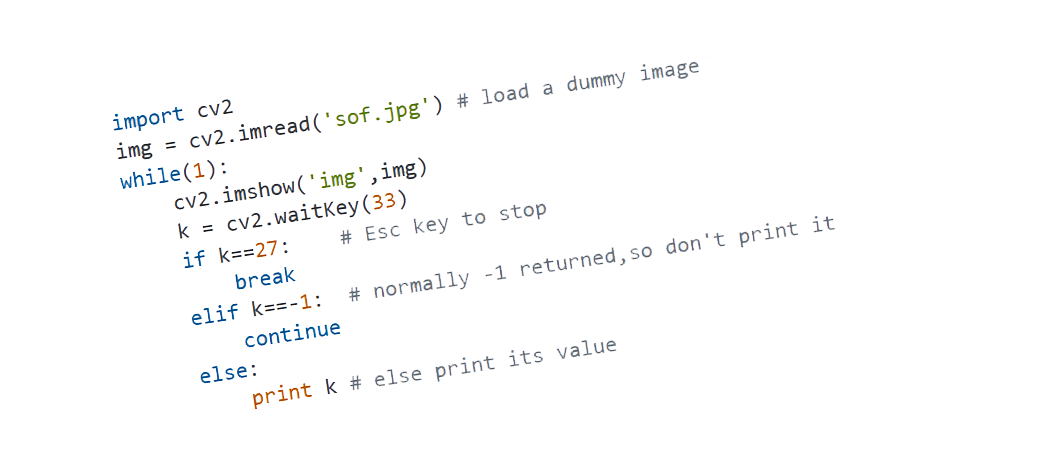
#> input picture pic.png, 1045 x 456 px; its folder holds only this picture in this run
$ python -i ocr.py   (imports and definitions only)
#> lines starting #> are read from the running program, lines starting #| are printed output that depends on the picture; after the words box and inside, x2 and y2 are one past the last pixel; in counts of white or black regions, pixels touching at a corner belong together
import cv2
import numpy as np
import pytesseract

class OCR():


    def auto_skew_correction_buttion(self, image):
        """This function is an automatic skew calculator and corrector in text images

        Args:
            image (ndarray): The input image is one channel gray image.

        Returns:
            ndarray: The output is a skew correted one channel gray image.
        """

        ret, thresh = cv2.threshold(image, 0, 255, cv2.THRESH_BINARY_INV | cv2.THRESH_OTSU)
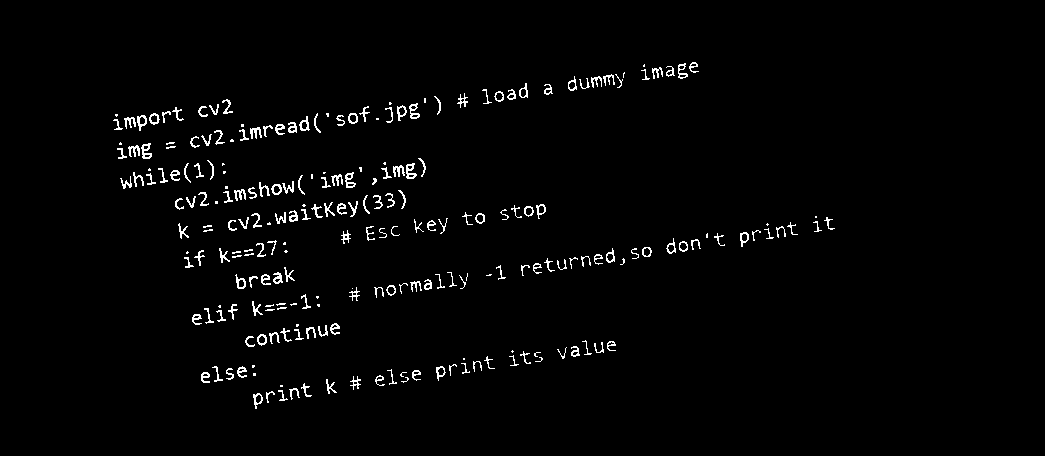
#> thresh: shape (456, 1045); 1.9% white in thin lines or dots, all inside (x1, y1, x2, y2) = (113, 62, 835, 409)
#> ret = 179

        #Calculates the minimum border that contains rotated text
        coords = np.column_stack(np.where(thresh > 0))
#> coords = 9263 pairs, first value 62 to 408, second value 113 to 834
        #This function gives the rectangle border containing the whole text area, and the rotation angle of this border is the same as that of the text in the figure
        angle = cv2.minAreaRect(coords)[-1]
#> angle = -82.3

        #Adjust the angle
        if angle < -45:
            angle = -(90+ angle)
#> angle = -7.7
        else:
            angle = -angle

        #Affine transformation
        h, w = image.shape[:2]
#> h = 456; w = 1045
        center = (w//2, h//2)
#> center = (522, 228)
        M = cv2.getRotationMatrix2D(center, angle, 1.0)
#> M = [[0.991, -0.134, 35.24], [0.134, 0.991, -67.85]]
        rotated = cv2.warpAffine(image, M, (w, h), flags=cv2.INTER_CUBIC, borderMode=cv2.BORDER_REPLICATE)
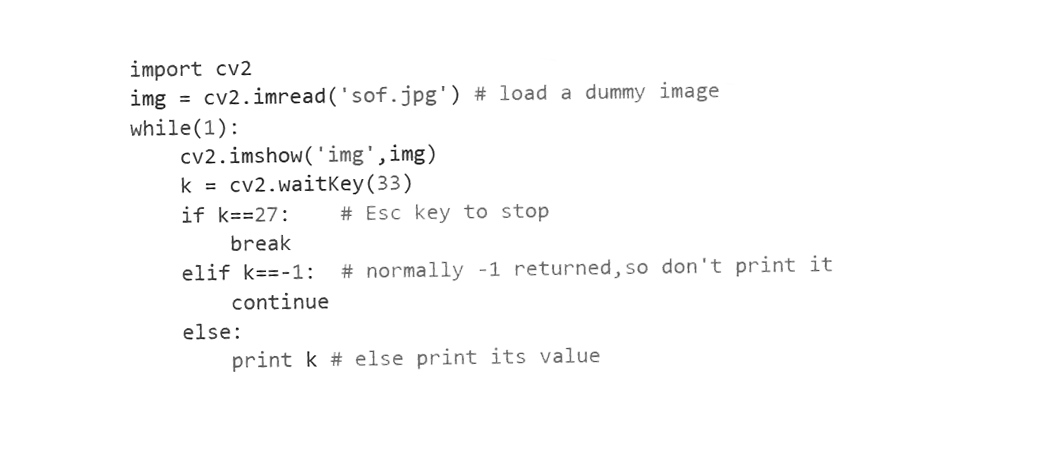
#> rotated: shape (456, 1045); min 0, max 255, mean 251.5

        return rotated


    # [248 lines left out: functions threshold, blur, erode, dilate, open, close and 3 more, not called in this run]

>>> import cv2
>>> picture = cv2.imread('pic.png', cv2.IMREAD_GRAYSCALE)
>>> result = OCR().auto_skew_correction_buttion(picture)
